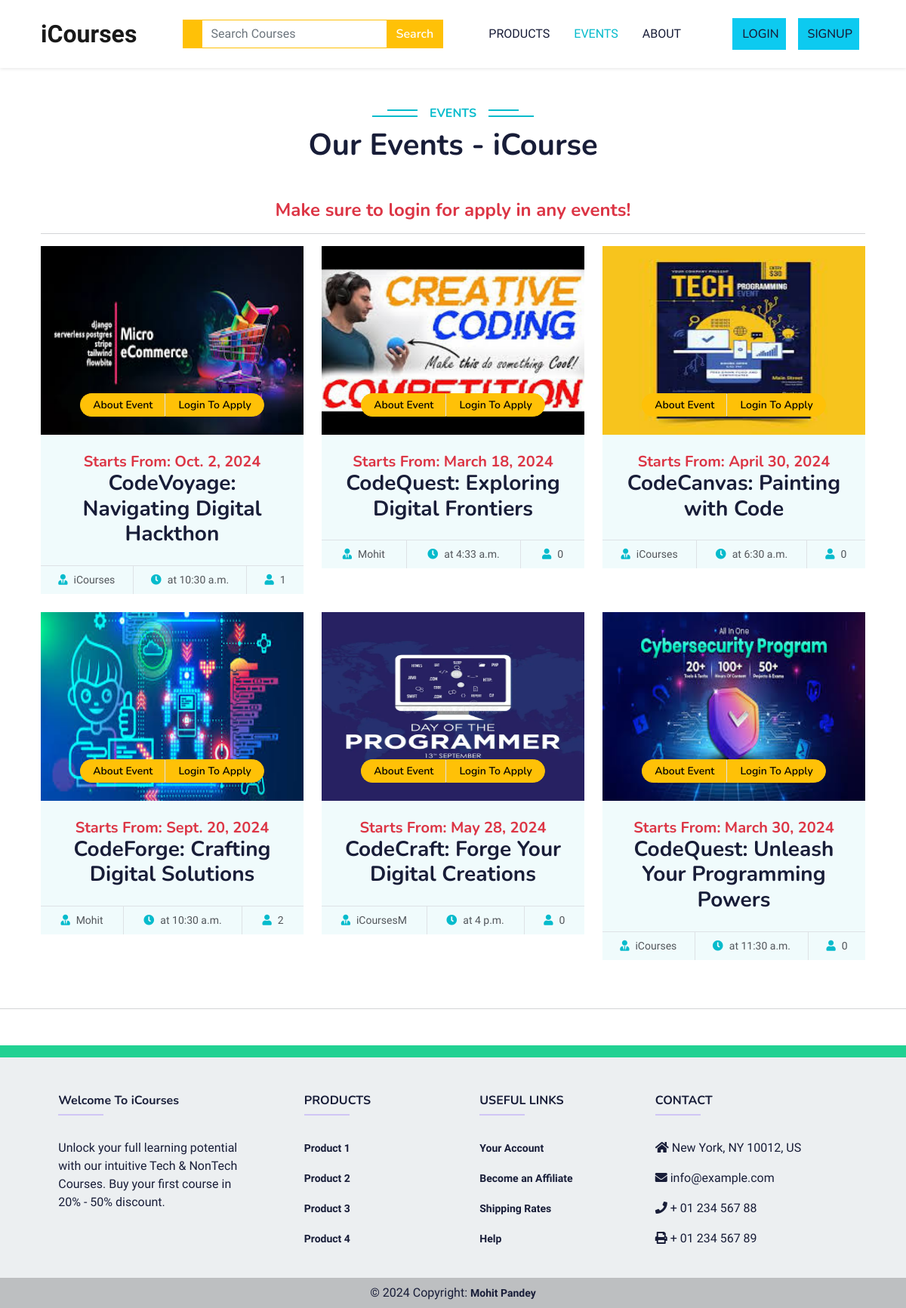
Screenshot of /events/ with the database file from the repository.
### home/models.py (models this page shows, shortened)
class Event(models.Model):
    title = models.CharField(max_length=200)
    description = HTMLField(blank =True)
    date = models.DateField()
    time = models.TimeField()
    image = models.ImageField(upload_to='event_images/', null=True, blank=True)
    organizer = models.CharField(default='',null=True,blank=True,max_length=100)
    participants = models.IntegerField(default=0,editable=False)

### home/views.py (the view)
# urls.py: path('events/',views.EventPage, name='events'),
def EventPage(request):
    events = Event.objects.all().order_by('-id') #get the events list form database....
    if request.user.is_authenticated:
        registrations = EventRegistration.objects.filter(user=request.user) #check if user authenticated then show the register on event button....
        registered_events = {}
        for registration in registrations:
            registered_events[registration.event.title] = True  #check if the user participate in the event then dont show apply button again...
        return render(request, 'EventsPage/eventPage.html', {'events': events, 'registered_events': registered_events})
    else:
         return render(request, 'EventsPage/eventPage.html', {'events': events})

### home/context_processors.py (called while the page is built)
def user_info(request):
    user_info = None
    if request.user.is_authenticated:
        try:
            user_info = request.user.userprofile  # Assuming UserProfile is related to the User model
        except UserProfile.DoesNotExist:
            pass  # Handle the case where UserProfile doesn't exist for the current user
    return {'user_info': user_info}

### templates/EventsPage/eventPage.html (shortened to what this page needs)
{% extends 'base.html' %}
{% block Css %}
  <link href="https://cdnjs.cloudflare.com/ajax/libs/font-awesome/5.10.0/css/all.min.css" rel="stylesheet" />
  <link href="https://cdn.jsdelivr.net/npm/bootstrap-icons@1.4.1/font/bootstrap-icons.css" rel="stylesheet" />
  <link href="lib/animate/animate.min.css" rel="stylesheet" />
  <link href="lib/owlcarousel/assets/owl.carousel.min.css" rel="stylesheet" />
  <link href="/static/Css/css/bootstrap.min.css" rel="stylesheet" />
  <link href="/static/Css/css/style.css" rel="stylesheet" />
{% endblock %}
{% block body %}
  <div class="container-xxl py-5">
    <div class="container">
      <div class="text-center wow fadeInUp" data-wow-delay="0.1s">
        <h6 class="section-title bg-white text-center text-primary px-3">Events</h6>
        <h1 class="mb-5">Our Events - iCourse</h1>
        {% if not user.is_authenticated %}
        <h4 class="text-danger">Make sure to login for apply in any events!</h4>
        {% endif %}
      </div><hr/>
      <div class="row g-4 justify-content-start">
        {% for event in events %}
        <div class="col-lg-4 col-md-6 wow fadeInUp" data-wow-delay="0.1s">
          <div class="course-item bg-light">
            <div class="position-relative overflow-hidden">
              <img src="{{event.image.url}}" height="250px" class="card-img-top" alt="Placeholder" />
              <div class="w-100 d-flex justify-content-center position-absolute bottom-0 start-0 mb-4">
                {% if event.title in registered_events %}
                <a href="/eventInfo/{{ event.id }}" class="flex-shrink-0 btn btn-sm btn-warning px-3 border-end" style="border-radius: 30px;">About Event</a>
              {% else %}
                <a href="/eventInfo/{{ event.id }}" class="flex-shrink-0 btn btn-sm btn-warning px-3 border-end" style="border-radius: 30px 0 0 30px;">About Event</a>
                {% if user.is_authenticated %}
                <a href="/eventRegistration/{{ event.id }}" class="flex-shrink-0 btn btn-sm btn-warning px-3" style="border-radius: 0 30px 30px 0;">Register Now</a>
                {% else %}
                <a href="/login/" class="flex-shrink-0 btn btn-sm btn-warning px-3" style="border-radius: 0 30px 30px 0;">Login To Apply</a>
                {% endif %}
              {% endif %}
              </div>
            </div>
            <div class="text-center p-4 pb-0">
              <h5 class=" text-danger mb-0">Starts From: {{ event.date }}</h5>
              <h3 class="mb-4">{{ event.title }}</h3>
            </div>
            <div class="d-flex border-top">
              <small class="flex-fill text-center border-end py-2"><i class="fa fa-user-tie text-primary me-2"></i>{{ event.organizer }}</small>
              <small class="flex-fill text-center border-end py-2"><i class="fa fa-clock text-primary me-2"></i>at {{ event.time }}</small>
              <small class="flex-fill text-center py-2"><i class="fa fa-user text-primary me-2"></i>{{ event.participants }}</small>
            </div>
          </div>
        </div>
        {% endfor %}
      </div>
    </div>
  </div>
  <hr />
{% endblock %}

### static/Css/base.css (style rules this page uses)
a { font-size: 14px; font-weight: 700 }

### static/Css/css/style.css (style rules this page uses)
:root { --primary: #06BBCC; --light: #F0FBFC; --dark: #181d38; }
.btn { font-family: 'Nunito', sans-serif; font-weight: 600; transition: .5s; }
.section-title { position: relative; display: inline-block; text-transform: uppercase; }
.section-title::before { position: absolute; content: ""; width: calc(100% + 80px); height: 2px; top: 4px; left: -40px; background: var(--primary); z-index: -1; }
.section-title::after { position: absolute; content: ""; width: calc(100% + 120px); height: 2px; bottom: 5px; left: -60px; background: var(--primary); z-index: -1; }
.category img, .course-item img { transition: .5s; }

### rows the page displays
Event: image (picture), date "Oct. 2, 2024", title "CodeVoyage: Navigating Digital Hackthon", organizer "iCourses", time "10:30 a.m.", participants "1"
Event: image (picture), date "March 18, 2024", title "CodeQuest: Exploring Digital Frontiers", organizer "Mohit", time "4:33 a.m.", participants "0"
Event: image (picture), date "April 30, 2024", title "CodeCanvas: Painting with Code", organizer "iCourses", time "6:30 a.m.", participants "0"
Event: image (picture), date "Sept. 20, 2024", title "CodeForge: Crafting Digital Solutions", organizer "Mohit", time "10:30 a.m.", participants "2"
Event: image (picture), date "May 28, 2024", title "CodeCraft: Forge Your Digital Creations", organizer "iCoursesM", time "4 p.m.", participants "0"
Event: image (picture), date "March 30, 2024", title "CodeQuest: Unleash Your Programming Powers", organizer "iCourses", time "11:30 a.m.", participants "0"
